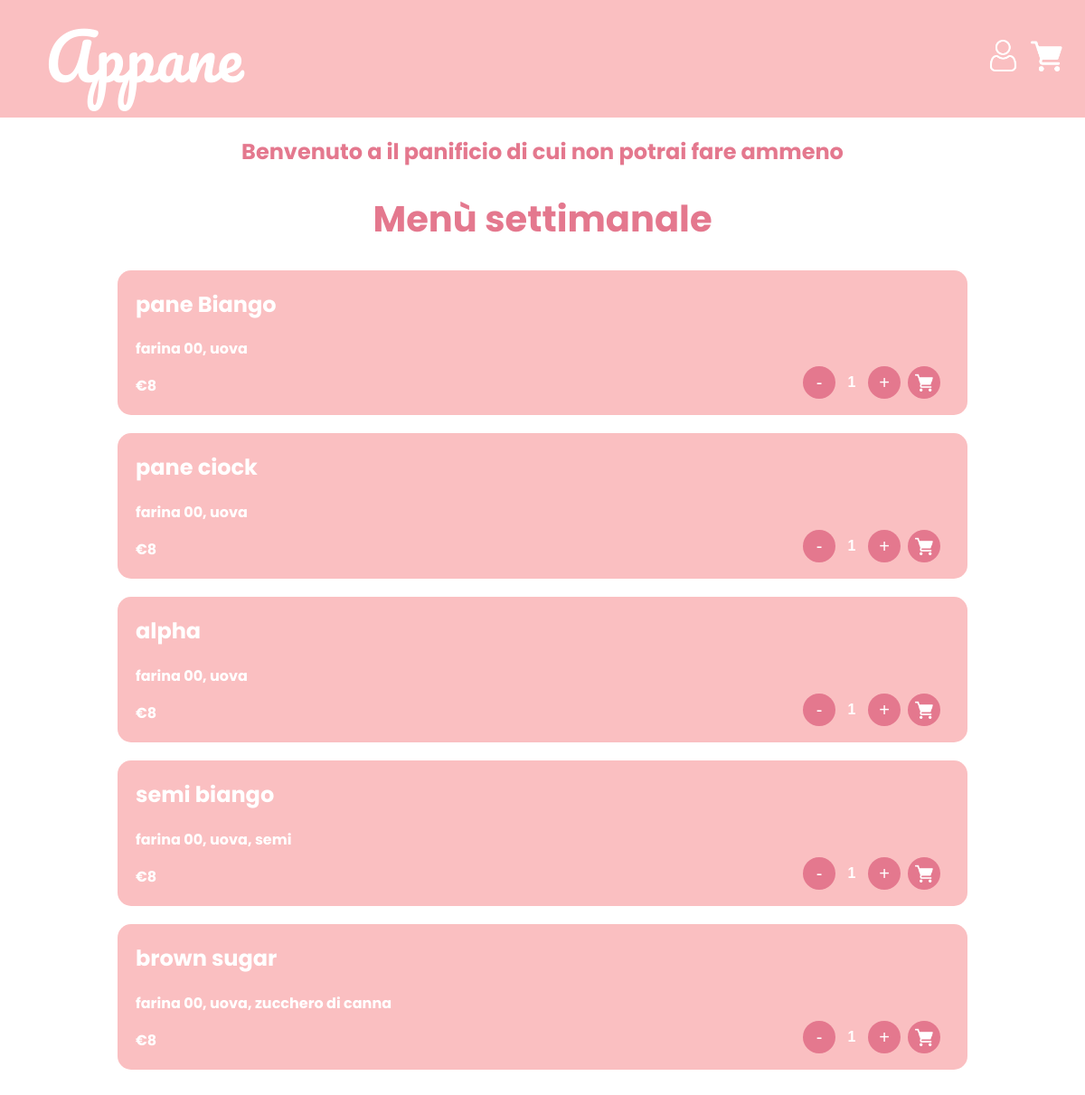
Before: / with the older database file.
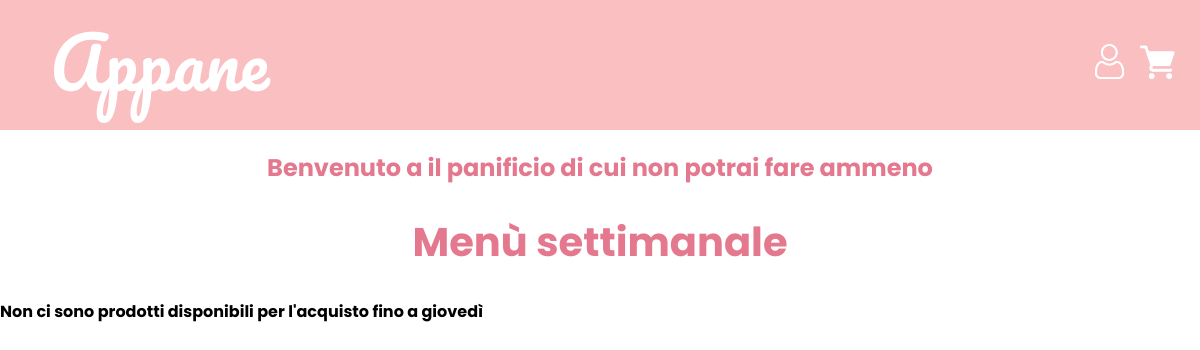
After: the same page with the newer database file.
### tables this page shows
CREATE TABLE `tprodotto` (
  `id` int(11) NOT NULL,
  `nome` varchar(255) NOT NULL,
  `prezzo` float NOT NULL
);

### index.php (the view, shortened to what this page needs)
<?php
require('includes/db.php');
include('includes/header.php');
function creaProd($id, $nome, $ingredienti, $prezzo)
{
    $string_ingredienti = implode(', ', $ingredienti);
    $nome_js = addslashes($nome);
    $ing_js  = addslashes($string_ingredienti);
    return "<div class='prodotto'>
                <h2>$nome</h2>
                <p>$string_ingredienti</p>
                <p>€$prezzo</p>
                <div class='counter'>
                    <button class='counter-btn' onclick='decrement($id)'>-</button>
                    <span class='counter-value' id='$id'>1</span>
                    <button class='counter-btn' onclick='increment($id)'>+</button>
                    <button class='cart-btn' onclick='addToCart($id, \"$nome_js\", $prezzo, \"$ing_js\")'>
                        <img src='grafica/img/cart.png' alt='Add to cart' class='cart-icon' />
                    </button>
                </div>
            </div>";
}
?>
<!DOCTYPE html>
<html lang="it">
<head>
    <link rel="stylesheet" href="grafica/style.css">
</head>
<body>
    <div class="welcomeText">
        <h2>Benvenuto a il panificio di cui non potrai fare ammeno</h2>
    </div>
    <div class="main-content">
        <h1>Menù settimanale</h1>
        <div class="menu">
            <?php
            $sqlMenu = "SELECT * FROM tmenu";
            $resultMenu = $conn->query($sqlMenu);
            if ($resultMenu->num_rows > 0) {
                while ($rowMenu = $resultMenu->fetch_assoc()) {
                    $stmtProd = $conn->prepare("SELECT nome, prezzo FROM tprodotto WHERE id = ?");
                    $stmtProd->bind_param("i", $rowMenu["idprodotto"]);
                    $stmtProd->execute();
                    $resultProd = $stmtProd->get_result();
                    if ($resultProd->num_rows > 0) {
                        while ($rowProd = $resultProd->fetch_assoc()) {
                            $stmtIng = $conn->prepare("SELECT ingrediente FROM tricetta WHERE idProdotto = ?");
                            $stmtIng->bind_param("i", $rowMenu["idprodotto"]);
                            $stmtIng->execute();
                            $resultI = $stmtIng->get_result();
                            $ingredienti = [];
                            while ($rowI = $resultI->fetch_assoc()) {
                                $ingredienti[] = $rowI['ingrediente'];
                            }
                            echo creaProd($rowMenu["idprodotto"], $rowProd["nome"], $ingredienti,  $rowProd["prezzo"]);
                        }
                    }
                }
            } else {
                echo '<p> Non ci sono prodotti disponibili per l\'acquisto fino a giovedì</p>';
            }
            ?>
        </div>
    </div>
</body>
</html>

Changed rows visible on the page:
removed tprodotto: nome "pane Biango", string_ingredienti "farina 00, uova", prezzo "8"
removed tprodotto: nome "pane ciock", string_ingredienti "farina 00, uova", prezzo "8"
removed tprodotto: nome "alpha", string_ingredienti "farina 00, uova", prezzo "8"
removed tprodotto: nome "semi biango", string_ingredienti "farina 00, uova, semi", prezzo "8"
removed tprodotto: nome "brown sugar", string_ingredienti "farina 00, uova, zucchero di canna", prezzo "8"
Other visible differences:
text now shown: "Non ci sono prodotti disponibili per l ' acquisto fino a giovedì"
